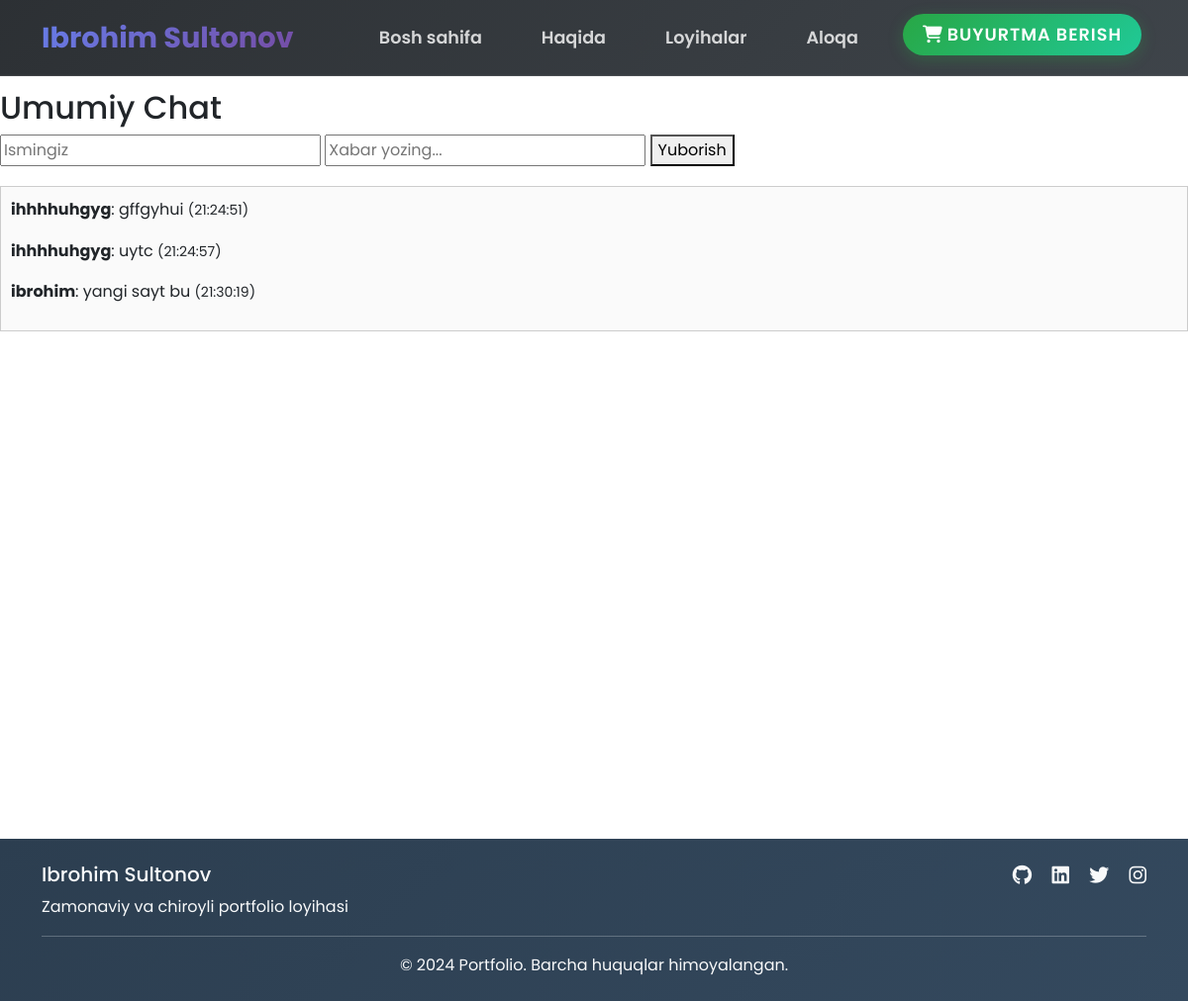
Page /chat/ on the committed database.
### app/models.py (models this page shows, shortened)
class ChatMessage(models.Model):
    username = models.CharField(max_length=50)
    message = models.TextField()
    timestamp = models.DateTimeField(auto_now_add=True)

### app/views.py (the view)
# urls.py: path('chat/', views.chat_room, name='chat_room'),
def chat_room(request):
    if request.method == "POST":
        username = request.POST.get("username", "Anonim")
        message = request.POST.get("message")
        if message:
            ChatMessage.objects.create(username=username, message=message)
        return redirect("chat_room")
    messages = ChatMessage.objects.order_by("-timestamp")[:50][::-1]
    return render(request, "app/chat_room.html", {"messages": messages})

### templates/app/chat_room.html (shortened to what this page needs)
{% extends "app/base.html" %}
{% block content %}
<h2>Umumiy Chat</h2>
<form method="post">
    <input type="text" name="username" placeholder="Ismingiz" required>
    <input type="text" name="message" placeholder="Xabar yozing..." required>
    <button type="submit">Yuborish</button>
</form>
<div style="margin-top:20px; max-height:400px; overflow-y:auto; border:1px solid #ccc; padding:10px; background:#fafafa;">
    {% for msg in messages %}
        <p><b>{{ msg.username }}</b>: {{ msg.message }} <small>({{ msg.timestamp|date:"H:i:s" }})</small></p>
    {% endfor %}
</div>
{% endblock %}

### static/css/style.css (style rules this page uses)
body { font-family: 'Poppins', sans-serif; line-height: 1.6; padding-top: 70px; }

### rows in the picture
ChatMessage: username "ihhhhuhgyg", message "gffgyhui", timestamp "21:24:51"
ChatMessage: username "ihhhhuhgyg", message "uytc", timestamp "21:24:57"
ChatMessage: username "ibrohim", message "yangi sayt bu", timestamp "21:30:19"
